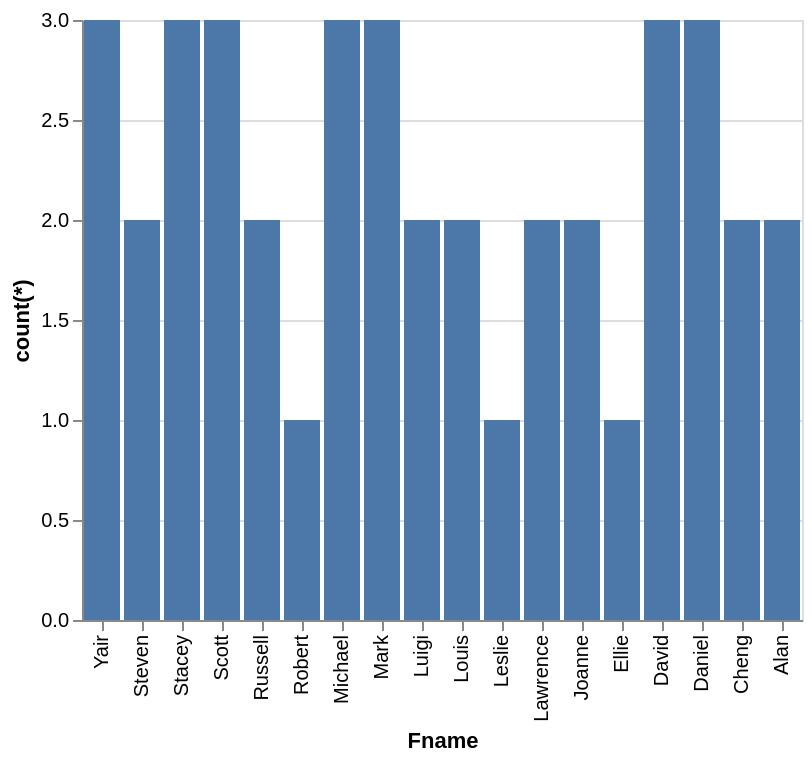

Here is the Vega-Lite specification saved for this chart:
### Vega-Lite specification from a JSON file in a GitHub repository (floating-point values rounded to 4 significant figures)
{"data": {"values": [{"x_data": "Yair", "y_data": 3}, {"x_data": "Steven", "y_data": 2}, {"x_data": "Stacey", "y_data": 3}, {"x_data": "Scott", "y_data": 3}, {"x_data": "Russell", "y_data": 2}, {"x_data": "Robert", "y_data": 1}, {"x_data": "Michael", "y_data": 3}, {"x_data": "Mark", "y_data": 3}, {"x_data": "Luigi", "y_data": 2}, {"x_data": "Louis", "y_data": 2}, {"x_data": "Leslie", "y_data": 1}, {"x_data": "Lawrence", "y_data": 2}, {"x_data": "Joanne", "y_data": 2}, {"x_data": "Ellie", "y_data": 1}, {"x_data": "David", "y_data": 3}, {"x_data": "Daniel", "y_data": 3}, {"x_data": "Cheng", "y_data": 2}, {"x_data": "Alan", "y_data": 2}]}, "mark": "bar", "encoding": {"x": {"field": "x_data", "type": "nominal", "title": "Fname", "sort": "descending"}, "y": {"field": "y_data", "type": "quantitative", "title": "count(*)"}}}
